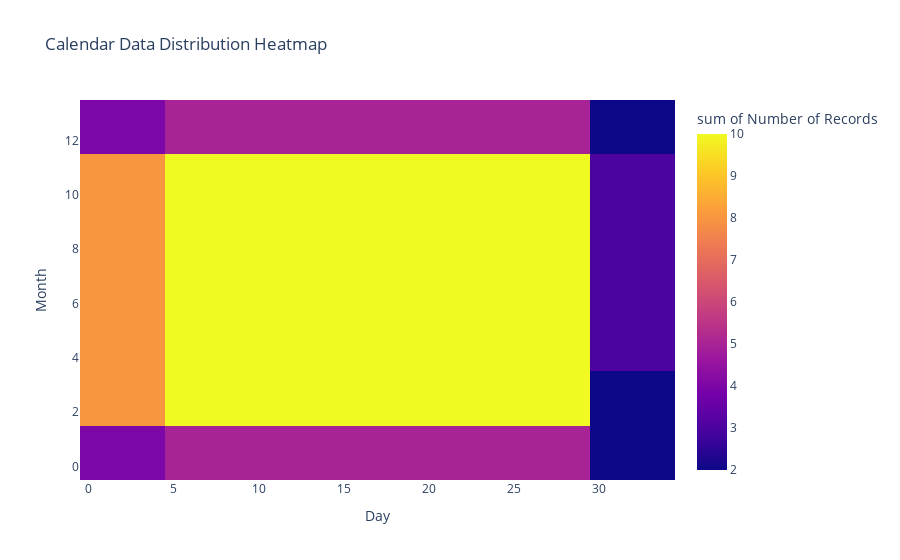

Write notebook code for a chart like this one.
### Markdown cell above
## Interactive Visualizations

### Code cell
# Interactive calendar heatmap if date data is available
if date_col in df.columns and 'Month' in df.columns:
    # Create a count of data points by month and day
    calendar_data = df.groupby(['Month', 'Day']).size().reset_index(name='Count')
    
    # Create heatmap
    fig = px.density_heatmap(
        calendar_data, 
        x='Day', 
        y='Month', 
        z='Count',
        title='Calendar Data Distribution Heatmap',
        labels={'Count': 'Number of Records'}
    )
    fig.show()

### Figure 1 — Plotly figure (JSON) as saved in the notebook; plotly's stock layout.template omitted (floating-point values rounded to 4 significant figures; data arrays with more than 128 entries replaced by an {"elided": "..."} marker saying what was removed)
{"data": [{"coloraxis": "coloraxis", "histfunc": "sum", "hovertemplate": "Day=%{x}<br>Month=%{y}<br>sum of Number of Records=%{z}<extra></extra>", "name": "", "type": "histogram2d", "x": {"elided": "366 int values"}, "xaxis": "x", "xbingroup": "x", "y": {"elided": "366 int values"}, "yaxis": "y", "ybingroup": "y", "z": {"elided": "366 int values"}}], "layout": {"coloraxis": {"colorbar": {"title": {"text": "sum of Number of Records"}}, "colorscale": [[0, "#0d0887"], [0.1111, "#46039f"], [0.2222, "#7201a8"], [0.3333, "#9c179e"], [0.4444, "#bd3786"], [0.5556, "#d8576b"], [0.6667, "#ed7953"], [0.7778, "#fb9f3a"], [0.8889, "#fdca26"], [1, "#f0f921"]]}, "legend": {"tracegroupgap": 0}, "title": {"text": "Calendar Data Distribution Heatmap"}, "xaxis": {"anchor": "y", "domain": [0, 1], "title": {"text": "Day"}}, "yaxis": {"anchor": "x", "domain": [0, 1], "title": {"text": "Month"}}}}
